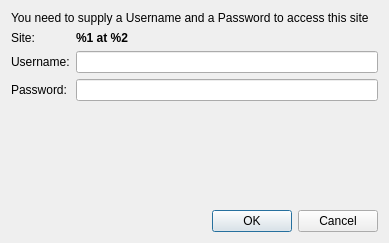
 <ui version="4.0" >
 <class>Dialog</class>
 <widget class="QDialog" name="Dialog" >
  <property name="geometry" >
   <rect>
    <x>0</x>
    <y>0</y>
    <width>389</width>
    <height>243</height>
   </rect>
  </property>
  <property name="windowTitle" >
   <string>Http authentication required</string>
  </property>
  <layout class="QGridLayout" >
   <item row="0" column="0" colspan="2" >
    <widget class="QLabel" name="label" >
     <property name="text" >
      <string>You need to supply a Username and a Password to access this site</string>
     </property>
     <property name="wordWrap" >
      <bool>false</bool>
     </property>
    </widget>
   </item>
   <item row="2" column="0" >
    <widget class="QLabel" name="label_2" >
     <property name="text" >
      <string>Username:</string>
     </property>
    </widget>
   </item>
   <item row="2" column="1" >
    <widget class="QLineEdit" name="userEdit" />
   </item>
   <item row="3" column="0" >
    <widget class="QLabel" name="label_3" >
     <property name="text" >
      <string>Password:</string>
     </property>
    </widget>
   </item>
   <item row="3" column="1" >
    <widget class="QLineEdit" name="passwordEdit">
     <property name="echoMode">
      <enum>QLineEdit::Password</enum>
     </property>
    </widget>
   </item>
   <item row="5" column="0" colspan="2" >
    <widget class="QDialogButtonBox" name="buttonBox" >
     <property name="orientation" >
      <enum>Qt::Horizontal</enum>
     </property>
     <property name="standardButtons" >
      <set>QDialogButtonBox::Cancel|QDialogButtonBox::Ok</set>
     </property>
    </widget>
   </item>
   <item row="1" column="0" >
    <widget class="QLabel" name="label_4" >
     <property name="text" >
      <string>Site:</string>
     </property>
    </widget>
   </item>
   <item row="1" column="1" >
    <widget class="QLabel" name="siteDescription" >
     <property name="font" >
      <font>
       <weight>75</weight>
       <bold>true</bold>
      </font>
     </property>
     <property name="text" >
      <string>%1 at %2</string>
     </property>
     <property name="wordWrap" >
      <bool>true</bool>
     </property>
    </widget>
   </item>
   <item row="4" column="0" >
    <spacer>
     <property name="orientation" >
      <enum>Qt::Vertical</enum>
     </property>
     <property name="sizeHint" >
      <size>
       <width>20</width>
       <height>40</height>
      </size>
     </property>
    </spacer>
   </item>
  </layout>
 </widget>
 <resources/>
 <connections>
  <connection>
   <sender>buttonBox</sender>
   <signal>accepted()</signal>
   <receiver>Dialog</receiver>
   <slot>accept()</slot>
   <hints>
    <hint type="sourcelabel" >
     <x>248</x>
     <y>254</y>
    </hint>
    <hint type="destinationlabel" >
     <x>157</x>
     <y>274</y>
    </hint>
   </hints>
  </connection>
  <connection>
   <sender>buttonBox</sender>
   <signal>rejected()</signal>
   <receiver>Dialog</receiver>
   <slot>reject()</slot>
   <hints>
    <hint type="sourcelabel" >
     <x>316</x>
     <y>260</y>
    </hint>
    <hint type="destinationlabel" >
     <x>286</x>
     <y>274</y>
    </hint>
   </hints>
  </connection>
 </connections>
</ui>
